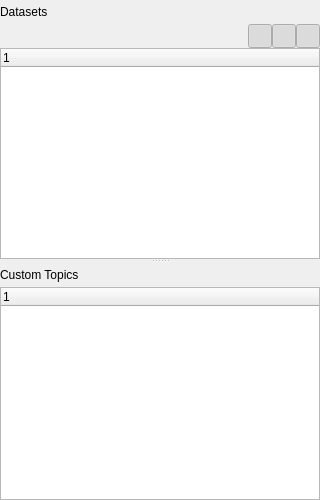
<?xml version="1.0" encoding="UTF-8"?>
<ui version="4.0">
 <class>CurveListPanel</class>
 <widget class="QWidget" name="CurveListPanel">
  <property name="geometry">
   <rect><x>0</x><y>0</y><width>320</width><height>500</height></rect>
  </property>
  <layout class="QVBoxLayout" name="rootLayout">
   <property name="spacing"><number>0</number></property>
   <property name="leftMargin"><number>0</number></property>
   <property name="topMargin"><number>0</number></property>
   <property name="rightMargin"><number>0</number></property>
   <property name="bottomMargin"><number>0</number></property>
   <item>
    <widget class="QWidget" name="widgetLabelTimeseries" native="true">
     <property name="minimumSize"><size><width>0</width><height>24</height></size></property>
     <property name="maximumSize"><size><width>16777215</width><height>24</height></size></property>
     <layout class="QHBoxLayout" name="timeseriesHeaderLayout">
      <property name="spacing"><number>0</number></property>
      <property name="leftMargin"><number>0</number></property>
      <property name="topMargin"><number>0</number></property>
      <property name="rightMargin"><number>0</number></property>
      <property name="bottomMargin"><number>0</number></property>
      <item><widget class="QLabel" name="labelTimeseries"><property name="text"><string>Datasets</string></property></widget></item>
      <item>
       <spacer name="datasetsHeaderStretch">
        <property name="orientation"><enum>Qt::Horizontal</enum></property>
        <property name="sizeType"><enum>QSizePolicy::Expanding</enum></property>
        <property name="sizeHint" stdset="0"><size><width>0</width><height>1</height></size></property>
       </spacer>
      </item>
      <item>
       <widget class="QToolButton" name="buttonDatasetsMenu">
        <property name="toolTip"><string>Datasets options</string></property>
        <property name="minimumSize"><size><width>24</width><height>24</height></size></property>
        <property name="maximumSize"><size><width>24</width><height>24</height></size></property>
        <property name="iconSize"><size><width>20</width><height>20</height></size></property>
        <property name="text"><string/></property>
        <property name="autoRaise"><bool>true</bool></property>
        <property name="focusPolicy"><enum>Qt::FocusPolicy::NoFocus</enum></property>
       </widget>
      </item>
     </layout>
    </widget>
   </item>
   <item>
    <widget class="QWidget" name="widgetSearchTimeseries" native="true">
     <property name="minimumSize"><size><width>0</width><height>24</height></size></property>
     <property name="maximumSize"><size><width>16777215</width><height>24</height></size></property>
     <layout class="QHBoxLayout" name="searchTimeseriesLayout">
      <property name="spacing"><number>0</number></property>
      <property name="leftMargin"><number>0</number></property>
      <property name="topMargin"><number>0</number></property>
      <property name="rightMargin"><number>0</number></property>
      <property name="bottomMargin"><number>0</number></property>
      <item>
       <widget class="PJ::Search" name="filterTimeseries">
        <property name="placeholder"><string>Filter...</string></property>
       </widget>
      </item>
      <item>
       <spacer name="searchFilterGap">
        <property name="orientation"><enum>Qt::Horizontal</enum></property>
        <property name="sizeType"><enum>QSizePolicy::Fixed</enum></property>
        <property name="sizeHint" stdset="0"><size><width>8</width><height>1</height></size></property>
       </spacer>
      </item>
      <item>
       <widget class="QToolButton" name="buttonFilterPlot">
        <property name="toolTip"><string>Show/hide plot series</string></property>
        <property name="minimumSize"><size><width>24</width><height>24</height></size></property>
        <property name="maximumSize"><size><width>24</width><height>24</height></size></property>
        <property name="iconSize"><size><width>20</width><height>20</height></size></property>
        <property name="text"><string/></property>
        <property name="checkable"><bool>true</bool></property>
        <property name="checked"><bool>true</bool></property>
        <property name="autoRaise"><bool>true</bool></property>
        <property name="focusPolicy"><enum>Qt::FocusPolicy::NoFocus</enum></property>
       </widget>
      </item>
      <item>
       <widget class="QToolButton" name="buttonFilterScene2D">
        <property name="toolTip"><string>Show/hide 2D image topics</string></property>
        <property name="minimumSize"><size><width>24</width><height>24</height></size></property>
        <property name="maximumSize"><size><width>24</width><height>24</height></size></property>
        <property name="iconSize"><size><width>20</width><height>20</height></size></property>
        <property name="text"><string/></property>
        <property name="checkable"><bool>true</bool></property>
        <property name="checked"><bool>true</bool></property>
        <property name="autoRaise"><bool>true</bool></property>
        <property name="focusPolicy"><enum>Qt::FocusPolicy::NoFocus</enum></property>
       </widget>
      </item>
      <item>
       <widget class="QToolButton" name="buttonFilterScene3D">
        <property name="toolTip"><string>Show/hide 3D scene topics</string></property>
        <property name="minimumSize"><size><width>24</width><height>24</height></size></property>
        <property name="maximumSize"><size><width>24</width><height>24</height></size></property>
        <property name="iconSize"><size><width>20</width><height>20</height></size></property>
        <property name="text"><string/></property>
        <property name="checkable"><bool>true</bool></property>
        <property name="checked"><bool>true</bool></property>
        <property name="autoRaise"><bool>true</bool></property>
        <property name="focusPolicy"><enum>Qt::FocusPolicy::NoFocus</enum></property>
       </widget>
      </item>
     </layout>
    </widget>
   </item>
   <item>
    <widget class="QSplitter" name="verticalSplitter">
     <property name="orientation"><enum>Qt::Vertical</enum></property>
     <widget class="QWidget" name="topSection" native="true">
      <layout class="QVBoxLayout" name="topLayout">
       <property name="spacing"><number>2</number></property>
       <property name="leftMargin"><number>0</number></property>
       <property name="topMargin"><number>0</number></property>
       <property name="rightMargin"><number>0</number></property>
       <property name="bottomMargin"><number>0</number></property>
       <item><widget class="PJ::CurveTreeView" name="treeView"/></item>
      </layout>
     </widget>
     <widget class="QWidget" name="bottomSection" native="true">
      <layout class="QVBoxLayout" name="bottomLayout">
       <property name="spacing"><number>0</number></property>
       <property name="leftMargin"><number>0</number></property>
       <property name="topMargin"><number>0</number></property>
       <property name="rightMargin"><number>0</number></property>
       <property name="bottomMargin"><number>0</number></property>
       <item>
        <widget class="QWidget" name="widgetLabelCustom" native="true">
         <property name="minimumSize"><size><width>0</width><height>24</height></size></property>
         <property name="maximumSize"><size><width>16777215</width><height>24</height></size></property>
         <layout class="QHBoxLayout" name="customHeaderLayout">
          <property name="spacing"><number>0</number></property>
          <property name="leftMargin"><number>0</number></property>
          <property name="topMargin"><number>0</number></property>
          <property name="rightMargin"><number>0</number></property>
          <property name="bottomMargin"><number>0</number></property>
          <item><widget class="QLabel" name="labelCustom"><property name="text"><string>Custom Topics</string></property></widget></item>
          <item>
           <spacer name="searchCustomGap">
            <property name="orientation"><enum>Qt::Horizontal</enum></property>
            <property name="sizeType"><enum>QSizePolicy::Fixed</enum></property>
            <property name="sizeHint" stdset="0"><size><width>2</width><height>1</height></size></property>
           </spacer>
          </item>
          <item>
           <widget class="PJ::Search" name="filterCustom">
            <property name="placeholder"><string>Filter...</string></property>
           </widget>
          </item>
          <item>
           <widget class="QToolButton" name="buttonAddCustom">
            <property name="toolTip"><string>Add custom topic</string></property>
            <property name="minimumSize"><size><width>24</width><height>24</height></size></property>
            <property name="maximumSize"><size><width>24</width><height>24</height></size></property>
            <property name="iconSize"><size><width>20</width><height>20</height></size></property>
            <property name="text"><string/></property>
            <property name="autoRaise"><bool>true</bool></property>
            <property name="focusPolicy"><enum>Qt::FocusPolicy::NoFocus</enum></property>
           </widget>
          </item>
          <item>
           <widget class="QToolButton" name="buttonEditCustom">
            <property name="enabled"><bool>false</bool></property>
            <property name="toolTip"><string>Edit the selected custom topic</string></property>
            <property name="minimumSize"><size><width>24</width><height>24</height></size></property>
            <property name="maximumSize"><size><width>24</width><height>24</height></size></property>
            <property name="iconSize"><size><width>20</width><height>20</height></size></property>
            <property name="text"><string/></property>
            <property name="autoRaise"><bool>true</bool></property>
            <property name="focusPolicy"><enum>Qt::FocusPolicy::NoFocus</enum></property>
           </widget>
          </item>
          <item>
           <widget class="QToolButton" name="buttonCustomMenu">
            <property name="toolTip"><string>Custom topics options</string></property>
            <property name="minimumSize"><size><width>24</width><height>24</height></size></property>
            <property name="maximumSize"><size><width>24</width><height>24</height></size></property>
            <property name="iconSize"><size><width>20</width><height>20</height></size></property>
            <property name="text"><string/></property>
            <property name="autoRaise"><bool>true</bool></property>
            <property name="focusPolicy"><enum>Qt::FocusPolicy::NoFocus</enum></property>
           </widget>
          </item>
         </layout>
        </widget>
       </item>
       <item><widget class="PJ::CurveTreeView" name="customView"/></item>
      </layout>
     </widget>
    </widget>
   </item>
  </layout>
 </widget>
 <customwidgets>
  <customwidget>
   <class>PJ::Search</class>
   <extends>QWidget</extends>
   <header>pj_widgets/Search.h</header>
  </customwidget>
  <customwidget>
   <class>PJ::CurveTreeView</class>
   <extends>QTreeWidget</extends>
   <header>pj_widgets/CurveTreeView.h</header>
  </customwidget>
 </customwidgets>
 <connections/>
</ui>
